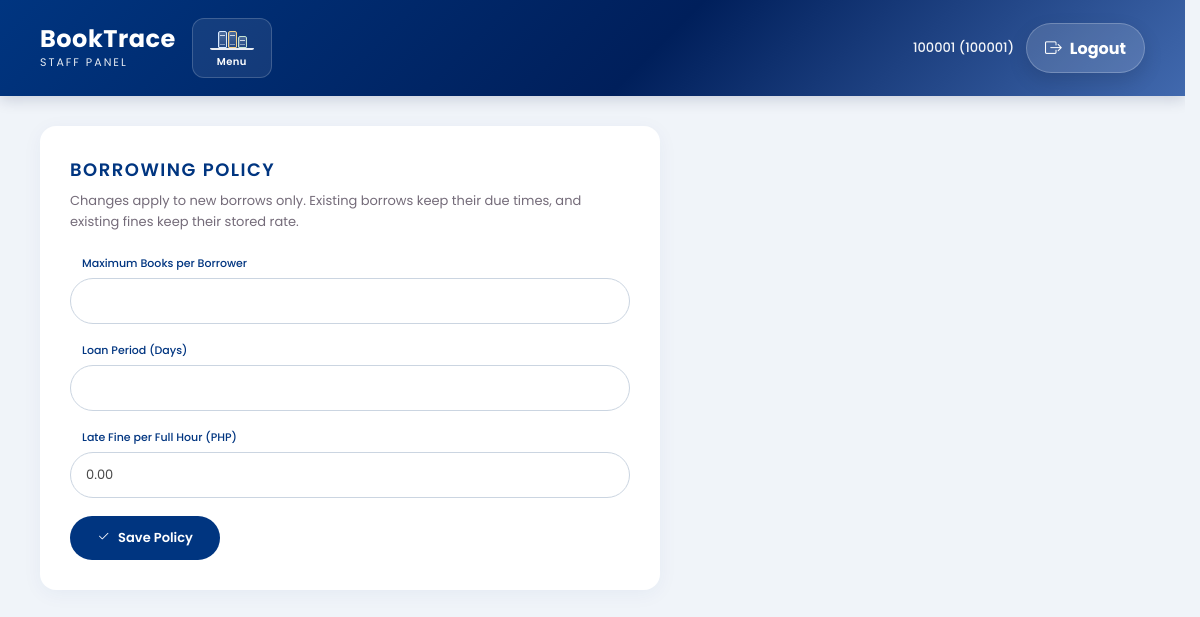
Before: /php/policy.php (signed in) with the older database file.
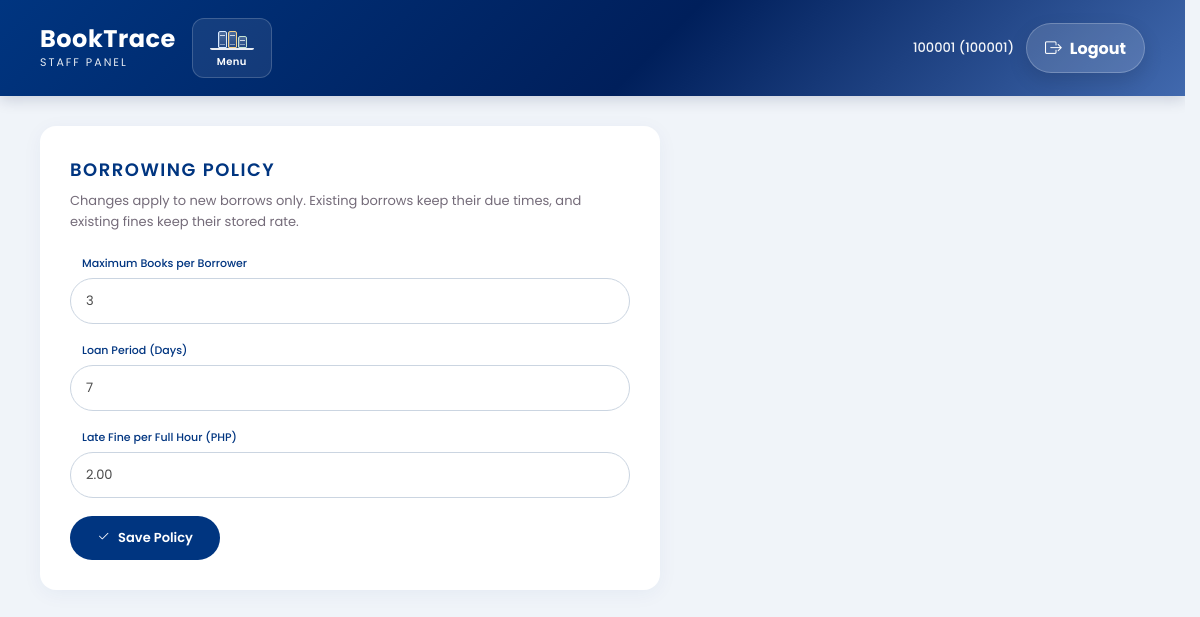
After: the same page with the newer database file.
### tables this page shows
CREATE TABLE `borrowing_policy` (
  `policy_id` varchar(20) NOT NULL,
  `max_books_allowed` int(11) NOT NULL,
  `loan_duration_days` int(11) NOT NULL,
  `fine_rate_per_hour` decimal(10,2) NOT NULL DEFAULT 2.00
);

### php/policy.php (the view, shortened to what this page needs)
<?php
require_once __DIR__ . '/../db.php';
$policy = $pdo->query('SELECT policy_id, max_books_allowed, loan_duration_days, fine_rate_per_hour FROM borrowing_policy ORDER BY policy_id LIMIT 1')->fetch();
$input = [
    'max_books' => (string) $policy['max_books_allowed'],
    'loan_days' => (string) $policy['loan_duration_days'],
    'fine_rate' => number_format((float) $policy['fine_rate_per_hour'], 2, '.', ''),
];
?>
<!DOCTYPE html>
<html lang="en">
<head>
    <?php require __DIR__ . '/lib/head.php'; ?>
</head>
<body>
<?php require __DIR__ . '/lib/header.php'; ?>
<main class="page-container">
    <section class="card narrow">
        <h2 class="page-title">Borrowing Policy</h2>
        <p class="page-note">Changes apply to new borrows only. Existing borrows keep their due times, and existing fines keep their stored rate.</p>
        <form method="POST" action="policy.php" class="stack-form">
            <div class="field-group">
                <label for="max_books">Maximum Books per Borrower</label>
                <input type="text" inputmode="numeric" id="max_books" name="max_books" value="<?php echo htmlspecialchars($input['max_books']); ?>" required>
            </div>
            <div class="field-group">
                <label for="loan_days">Loan Period (Days)</label>
                <input type="text" inputmode="numeric" id="loan_days" name="loan_days" value="<?php echo htmlspecialchars($input['loan_days']); ?>" required>
            </div>
            <div class="field-group">
                <label for="fine_rate">Late Fine per Full Hour (PHP)</label>
                <input type="text" inputmode="decimal" id="fine_rate" name="fine_rate" value="<?php echo htmlspecialchars($input['fine_rate']); ?>" required>
            </div>
            <button type="submit" class="btn-primary"><i class="bi bi-check2"></i> Save Policy</button>
        </form>
    </section>
</main>
</body>
</html>

### php/lib/head.php (shortened to what this page needs)
<link rel="stylesheet" href="../css/header.css">
<link rel="stylesheet" href="../css/transactions.css">
<link rel="stylesheet" href="https://cdn.jsdelivr.net/npm/bootstrap-icons@1.11.3/font/bootstrap-icons.min.css">

### php/lib/header.php (shortened to what this page needs)
<header class="topbar">
    <div class="brand-navigation">
        <div class="logo-section">
            <h1>BookTrace</h1>
            <p class="eyebrow">Staff Panel</p>
        </div>
        <details class="navigation-menu">
            <summary class="navigation-toggle">
                <span class="book-stack-icon" aria-hidden="true">
                    <span></span>
                    <span></span>
                    <span></span>
                </span>
                <span>Menu</span>
            </summary>
        </details>
    </div>
    <div class="header-actions">
        <span class="staff-identity">
            <?php echo htmlspecialchars($_SESSION['user_name']); ?> (<?php echo htmlspecialchars($_SESSION['user_type']); ?>)
        </span>
        <a href="logout.php" class="back-btn">
            <i class="bi bi-box-arrow-right"></i>
            Logout
        </a>
    </div>
</header>

### css/header.css (style rules this page uses)
.topbar { position: sticky; top: 0; z-index: 100; background: linear-gradient(135deg, #003580 0%, #001f5b 55%, #4169ae 100%); color: white; padding: 18px 40px; display: flex; justify-content: space-between; align-items: center; gap: 20px; flex-wrap: wrap; box-shadow: 0 4px 14px rgba(0, 25, 70, 0.16); font-family: 'Poppins', sans-serif; }
.header-actions { display: flex; align-items: center; gap: 12px; }
.brand-navigation { display: flex; align-items: center; gap: 16px; }
.navigation-menu { position: relative; }
.navigation-toggle { display: inline-flex; flex-direction: column; align-items: center; gap: 3px; min-width: 62px; padding: 7px 8px; border: 1px solid rgba(255, 255, 255, 0.18); border-radius: 12px; background: rgba(255, 255, 255, 0.08); color: #fff; cursor: pointer; font-size: 10px; font-weight: 600; letter-spacing: 0.04em; list-style: none; transition: background-color 0.2s ease, border-color 0.2s ease; }
.navigation-toggle::marker { content: ""; }
.book-stack-icon { position: relative; display: block; width: 46px; height: 25px; }
.book-stack-icon::before { position: absolute; inset: 0 1px 1px; border-bottom: 2px solid currentColor; border-radius: 2px; content: ""; opacity: 0.9; }
.book-stack-icon span { position: absolute; bottom: 3px; width: 7px; border: 1px solid currentColor; border-radius: 2px 2px 1px 1px; background: linear-gradient(180deg, rgba(255, 255, 255, 0.24), rgba(255, 255, 255, 0.06)); box-shadow: inset 1px 0 rgba(255, 255, 255, 0.2); transform-origin: center; translate: 0 0; rotate: 0deg; transition: translate 0.32s ease, rotate 0.32s ease; }
.book-stack-icon span:nth-child(1) { left: 9.5px; height: 15px; color: #d7e9ff; }
.book-stack-icon span:nth-child(2) { left: 19.5px; height: 15px; color: #f3d28d; }
.book-stack-icon span:nth-child(3) { left: 29.5px; height: 10px; color: #c4e3d3; }
.book-stack-icon span::before { position: absolute; top: 3px; right: 1px; left: 1px; border-top: 1px solid rgba(255, 255, 255, 0.75); content: ""; }
.book-stack-icon span::after { position: absolute; right: 1px; bottom: 2px; left: 1px; border-top: 1px solid rgba(255, 255, 255, 0.45); content: ""; }
.logo-section h1 { margin: 0; font-size: 24px; font-weight: 700; letter-spacing: 0.5px; line-height: 1.2; }
.logo-section .eyebrow { margin: 0; font-size: 11px; text-transform: uppercase; letter-spacing: 2px; opacity: 0.9; }
.staff-identity { font-size: 13px; font-weight: 500; opacity: 0.95; }
.back-btn { display: inline-flex; align-items: center; gap: 8px; text-decoration: none; color: #fff; font-weight: 700; padding: 11px 18px; border-radius: 999px; background: rgba(255, 255, 255, 0.14); border: 1px solid rgba(255, 255, 255, 0.22); box-shadow: 0 8px 20px rgba(0, 0, 0, 0.12); transition: background 0.2s ease, transform 0.2s ease, box-shadow 0.2s ease; }
.back-btn .bi { font-size: 1.05rem; }
html { background-color: #f0f4f9; scrollbar-gutter: stable; }
.page-container, .dashboard-container, .dashboard-wrapper { animation: page-fade-in 0.2s ease-out; }

### css/transactions.css (style rules this page uses)
body { font-family: 'Poppins', sans-serif; background-color: #f0f4f9; margin: 0; padding: 0; }
.page-container { padding: 30px 40px; max-width: 1600px; margin: 0 auto; }
.card { background: white; border-radius: 16px; padding: 30px; margin-bottom: 30px; box-shadow: 0 4px 20px rgba(0, 53, 128, 0.05); }
.card.narrow { max-width: 560px; }
.page-title { color: #003580; font-size: 18px; font-weight: 600; letter-spacing: 1.5px; text-transform: uppercase; margin: 0 0 8px; display: flex; align-items: center; gap: 10px; }
.page-note { margin: 0 0 22px; color: #746b79; font-size: 13px; line-height: 1.6; }
.stack-form { display: flex; flex-direction: column; gap: 18px; }
.field-group { display: flex; flex-direction: column; gap: 6px; }
.field-group label { padding-left: 12px; color: #003580; font-size: 11px; font-weight: 500; }
.field-group input, .field-group select { width: 100%; padding: 12px 15px; border: 1px solid #cbd5e1; border-radius: 30px; box-sizing: border-box; font-family: 'Poppins', sans-serif; font-size: 13px; color: #4a4a4a; background-color: #fff; }
.btn-primary { align-self: flex-start; display: inline-flex; align-items: center; justify-content: center; gap: 8px; min-width: 150px; padding: 12px 22px; border: none; border-radius: 30px; background-color: #003580; color: white; cursor: pointer; font-family: 'Poppins', sans-serif; font-size: 13px; font-weight: 600; }

Changed rows visible on the page:
added borrowing_policy: max_books "3", loan_days "7", fine_rate "2.00"
Other visible differences:
form field fine_rate: "0.00" → (not shown)
